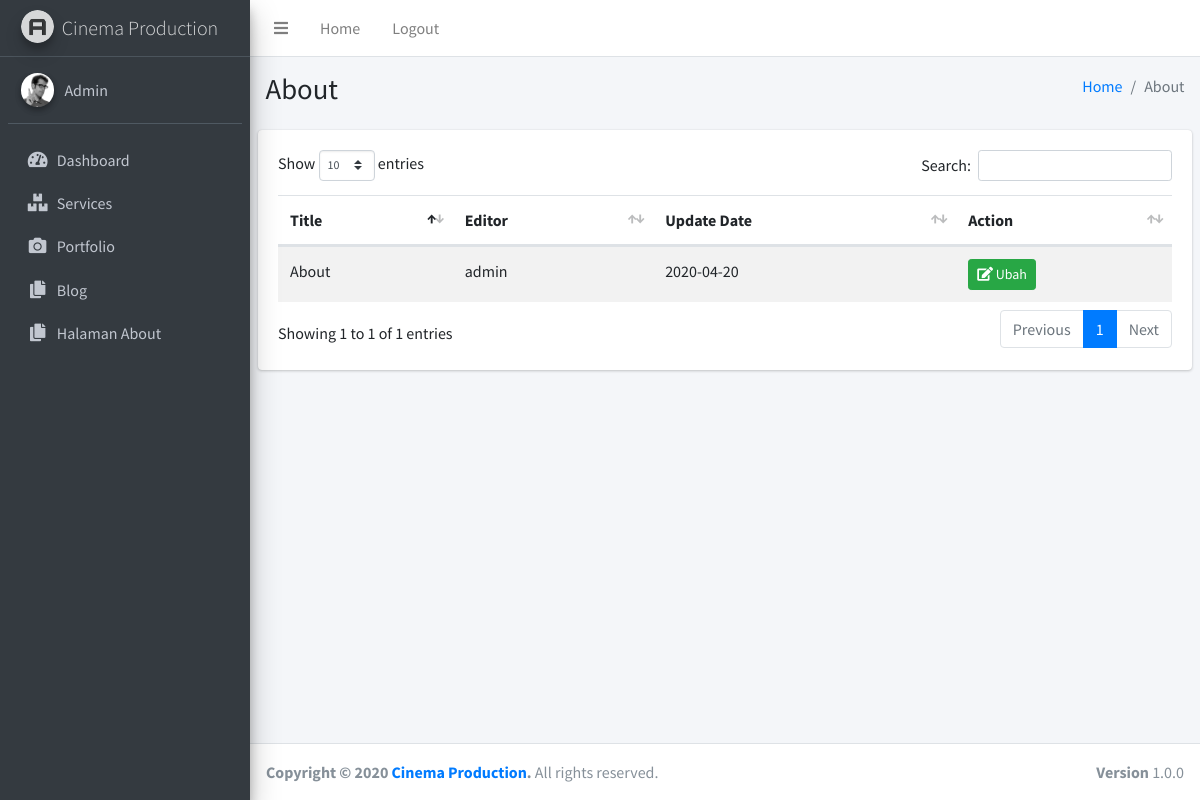
The page /admin/index.php?halaman=about (signed in) on the database its author committed.
### tables this page shows
CREATE TABLE `pages` (
  `id` int(11) NOT NULL,
  `title` varchar(100) NOT NULL,
  `content` text NOT NULL,
  `editor` varchar(50) NOT NULL,
  `date` date NOT NULL
);

### admin/about.php (the view)
<section class="content">
  <div class="row">
    <div class="col-12">
      <div class="card">
        <div class="card-body">
          <table id="example1" class="table table-striped">
            <thead>
            <tr>
              <th>Title</th>
              <th>Editor</th>
              <th>Update Date</th>
              <th>Action</th>
            </tr>
            </thead>
            <tbody>
            <?php
                $result=$koneksi->query("SELECT * FROM pages");
                while($data = $result->fetch_assoc()){
            ?>
            <tr>
              <td><?php echo $data['title']; ?></td>
              <td><?php echo $data['editor']; ?></td>
              <td><?php echo $data['date']; ?></td>
              <td>
                  <a class="btn btn-sm btn-success" href="index.php?halaman=about_change" role="button"><i class="fa fa-edit"></i> Ubah</a>
              </td>
            </tr>
            <?php } ?>
            </tbody>
          </table>
        </div>
      </div>
    </div>
  </div>
</section>

### rows shown on the page
pages: title "About", editor "admin", date "2020-04-20"

### other values the page prints
$_SESSION['username'] "Admin"
str_replace('_', ' ', $_GET['halaman']) "About"
